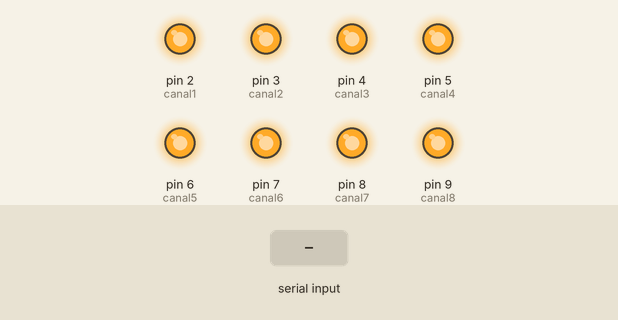
Recording of a sketch running on a simulated Arduino Uno, built with avr-gcc and run on an emulated ATmega328P. On the bench: output pins drawn as LEDs (lit = HIGH). The test bench sets the inputs (shaded band).

Above: at 1.2 s.
1.3 s: "0" received over Serial
At 2.5 s:
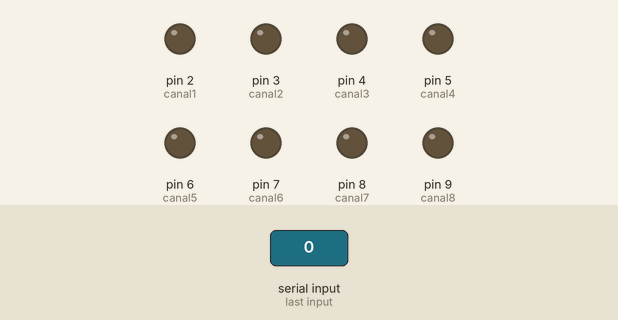
2.8 s: "9" received over Serial
At 3.8 s:
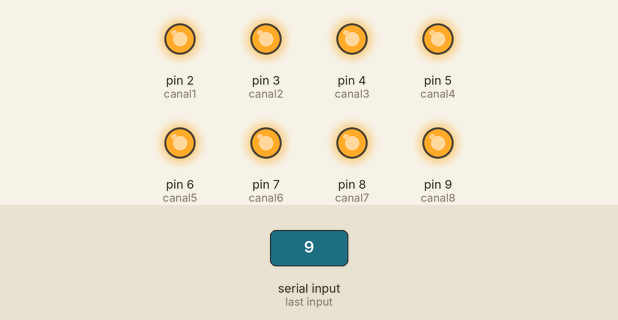
4.3 s: "1" received over Serial
At 4.9 s:
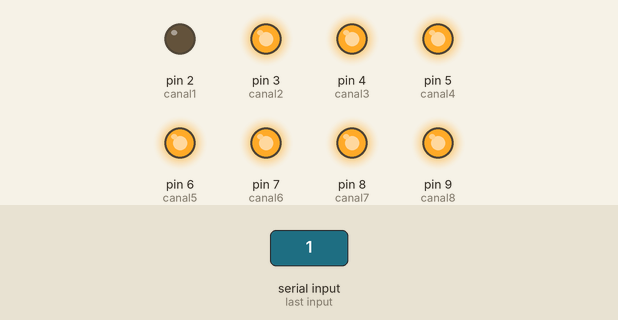
5.8 s: "2" received over Serial
At 7.0 s:
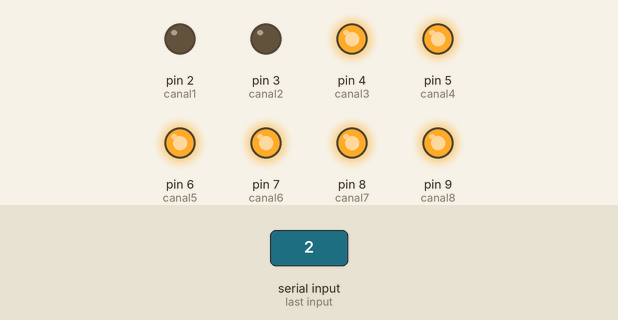
7.3 s: "3" received over Serial
At 8.4 s:
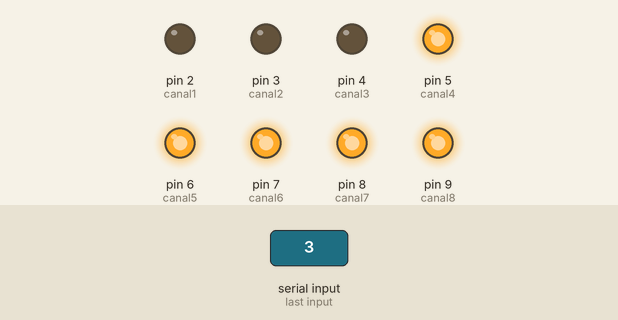
8.8 s: "4" received over Serial
At 9.5 s:
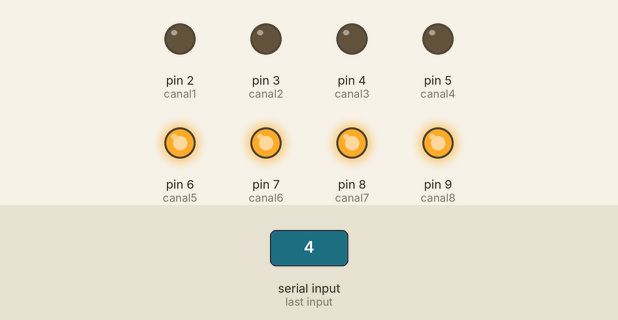
Timing chart, 0 to 11.3 s (numbered marks = the images above; inputs shaded):
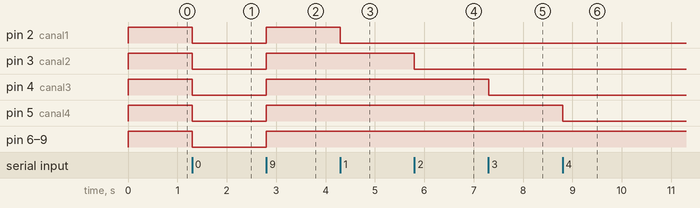

Measured:
- after the input at 1.3 s, pin 2 (canal1), pin 3 (canal2), pin 4 (canal3), pin 5 (canal4), pin 6 (canal5), pin 7 (canal6), pin 8 (canal7), pin 9 (canal8): HIGH → LOW at once
- after the input at 2.8 s, pin 2 (canal1), pin 3 (canal2), pin 4 (canal3), pin 5 (canal4), pin 6 (canal5), pin 7 (canal6), pin 8 (canal7), pin 9 (canal8): LOW → HIGH at once
- after the input at 4.3 s, pin 2 (canal1): HIGH → LOW at once
- after the input at 5.8 s, pin 3 (canal2): HIGH → LOW at once
- after the input at 7.3 s, pin 4 (canal3): HIGH → LOW at once
- after the input at 8.8 s, pin 5 (canal4): HIGH → LOW at once

The sketch:

Rele_estado_solido_8_modulos.ino
```cpp
#define canal1 2
#define canal2 3
#define canal3 4
#define canal4 5
#define canal5 6
#define canal6 7
#define canal7 8
#define canal8 9

void setup() {
  Serial.begin(9600);
  pinMode(canal1, OUTPUT);
  pinMode(canal2, OUTPUT);
  pinMode(canal3, OUTPUT);
  pinMode(canal4, OUTPUT);
  pinMode(canal5, OUTPUT);
  pinMode(canal6, OUTPUT);
  pinMode(canal7, OUTPUT);
  pinMode(canal8, OUTPUT);
  AllOff();
}

void loop() {
  if(Serial.available()) {
   int num = Serial.read();
   if(num == '0'){
     AllOn();
  } else if(num == '9'){
    AllOff();
  } else if(num == '1'){
    digitalWrite(canal1, LOW);
  } else if(num == '2'){
    digitalWrite(canal2, LOW);
  } else if(num == '3'){
    digitalWrite(canal3, LOW);
  } else if(num == '4'){
    digitalWrite(canal4, LOW);
  } else if(num == '5'){
    digitalWrite(canal5, LOW);
  } else if(num == '6'){
    digitalWrite(canal6, LOW);
  } else if(num == '7'){
    digitalWrite(canal7, LOW);
  } else if(num == '8'){
    digitalWrite(canal8, LOW);
  }
 }

}

void AllOn(){
  digitalWrite(canal1, LOW);
  digitalWrite(canal2, LOW);
  digitalWrite(canal3, LOW);
  digitalWrite(canal4, LOW);
  digitalWrite(canal5, LOW);
  digitalWrite(canal6, LOW);
  digitalWrite(canal7, LOW);
  digitalWrite(canal8, LOW);
}

void AllOff(){
  digitalWrite(canal1, HIGH);
  digitalWrite(canal2, HIGH);
  digitalWrite(canal3, HIGH);
  digitalWrite(canal4, HIGH);
  digitalWrite(canal5, HIGH);
  digitalWrite(canal6, HIGH);
  digitalWrite(canal7, HIGH);
  digitalWrite(canal8, HIGH);
}
```
